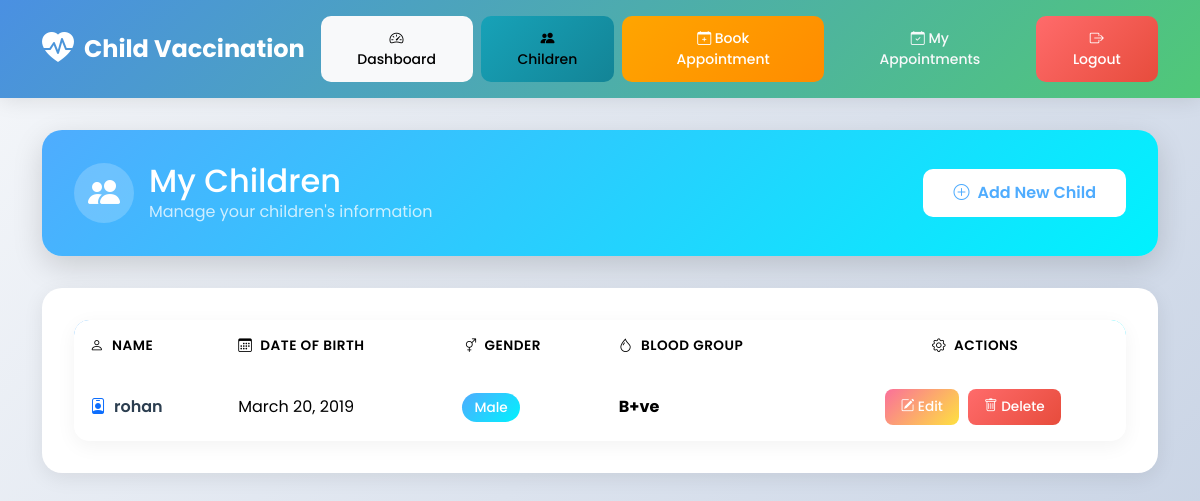
Before: /children/ (signed in) with the older database file.
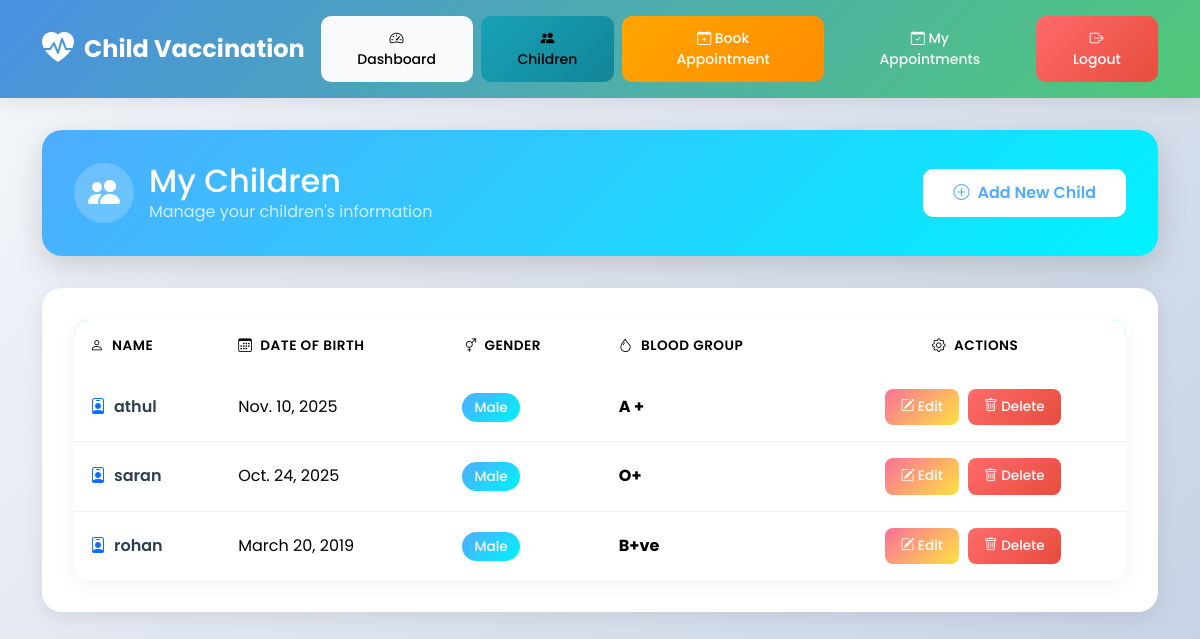
After: the same page with the newer database file.
### accounts/models.py (models this page shows, shortened)
class Child(models.Model):
    GENDER_CHOICES = [
        ('Male', 'Male'),
        ('Female', 'Female'),
        ('Other', 'Other')
    ]
    parent = models.ForeignKey("Parent", on_delete=models.CASCADE, related_name='children')
    name = models.CharField(max_length=100)
    date_of_birth = models.DateField()
    gender = models.CharField(max_length=10, choices=GENDER_CHOICES)
    blood_group = models.CharField(max_length=5, blank=True)
    class Meta:
        verbose_name = "Child"
        verbose_name_plural = "Children"
        ordering = ['-date_of_birth']

### accounts/views.py (the view)
# urls.py: path('children/', views.view_children, name='view_children'),
@login_required
def view_children(request):
    parent = Parent.objects.filter(user=request.user).first()
    if not parent:
        messages.error(request, "No parent profile found.")
        return redirect('accounts:parent_dashboard')
    children = Child.objects.filter(parent=parent)
    return render(request, "accounts/view_children.html", {"children": children})

### accounts/templates/accounts/view_children.html (shortened to what this page needs)
{% extends "accounts/base.html" %}
{% block content %}
<div class="page-header">
  <div class="header-content">
    <div class="header-title">
      <div class="header-icon">
        <i class="bi bi-people-fill"></i>
      </div>
      <div>
        <h2 class="mb-0">My Children</h2>
        <p class="mb-0 opacity-75">Manage your children's information</p>
      </div>
    </div>
    <a href="{% url 'accounts:add_child' %}" class="btn add-child-btn">
      <i class="bi bi-plus-circle me-2"></i>Add New Child
    </a>
  </div>
</div>
<div class="children-card">
  {% if children %}
    <div class="table-responsive">
      <table class="table">
        <thead>
          <tr>
            <th><i class="bi bi-person me-2"></i>Name</th>
            <th><i class="bi bi-calendar3 me-2"></i>Date of Birth</th>
            <th><i class="bi bi-gender-ambiguous me-2"></i>Gender</th>
            <th><i class="bi bi-droplet me-2"></i>Blood Group</th>
            <th class="text-center"><i class="bi bi-gear me-2"></i>Actions</th>
          </tr>
        </thead>
        <tbody>
          {% for child in children %}
          <tr>
            <td>
              <div class="child-name">
                <i class="bi bi-person-badge text-primary"></i>
                {{ child.name }}
              </div>
            </td>
            <td>{{ child.date_of_birth }}</td>
            <td>
              <span class="badge-gender {% if child.gender == 'Male' %}badge-male{% elif child.gender == 'Female' %}badge-female{% else %}badge-other{% endif %}">
                {{ child.gender }}
              </span>
            </td>
            <td><strong>{{ child.blood_group }}</strong></td>
            <td class="text-center">
              <a href="{% url 'accounts:edit_child' child.id %}" class="btn btn-warning btn-sm action-btn btn-edit">
                <i class="bi bi-pencil-square"></i> Edit
              </a>
              <a href="{% url 'accounts:delete_child' child.id %}" class="btn btn-danger btn-sm action-btn btn-delete">
                <i class="bi bi-trash"></i> Delete
              </a>
            </td>
          </tr>
          {% endfor %}
        </tbody>
      </table>
    </div>
  {% endif %}
</div>
{% endblock %}

Changed rows visible on the page:
added Child: name "athul", date_of_birth "Nov. 10, 2025", gender "Male", blood_group "A +"
added Child: name "saran", date_of_birth "Oct. 24, 2025", gender "Male", blood_group "O+"
